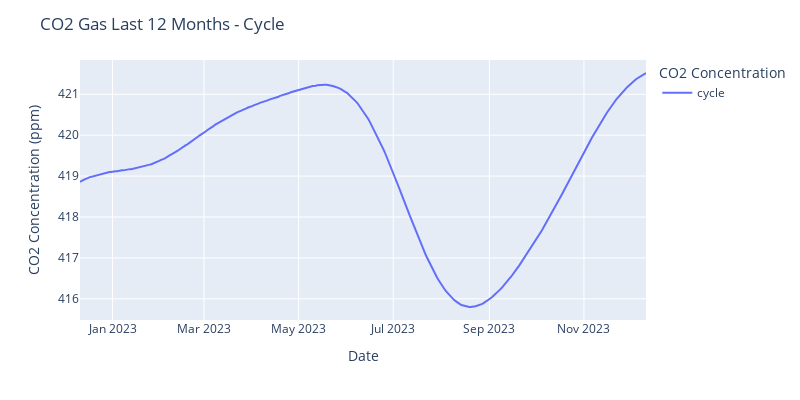

Notebook code for this chart:
### Code cell
# Line plot - CO2

fig = px.line(df_last12_co2, x='date', y=['cycle'], labels={'variable': 'CO2 Concentration', 'value': 'Concentration'})
fig.update_layout(title='CO2 Gas Last 12 Months - Cycle', xaxis_title='Date', yaxis_title='CO2 Concentration (ppm)')
fig.update_layout(width=800, height=400)
fig.show()

### Figure 1 — Plotly figure (JSON) as saved in the notebook; plotly's stock layout.template omitted (floating-point values rounded to 4 significant figures; data arrays with more than 128 entries replaced by an {"elided": "..."} marker saying what was removed)
{"data": [{"hovertemplate": "CO2 Concentration=cycle<br>date=%{x}<br>Concentration=%{y}<extra></extra>", "legendgroup": "cycle", "line": {"color": "#636efa", "dash": "solid"}, "marker": {"symbol": "circle"}, "mode": "lines", "name": "cycle", "orientation": "v", "showlegend": true, "type": "scatter", "x": {"elided": "366 str values"}, "xaxis": "x", "y": {"elided": "366 float values"}, "yaxis": "y"}], "layout": {"height": 400, "legend": {"title": {"text": "CO2 Concentration"}, "tracegroupgap": 0}, "margin": {"t": 60}, "title": {"text": "CO2 Gas Last 12 Months - Cycle"}, "width": 800, "xaxis": {"anchor": "y", "domain": [0, 1], "title": {"text": "Date"}}, "yaxis": {"anchor": "x", "domain": [0, 1], "title": {"text": "CO2 Concentration (ppm)"}}}}
